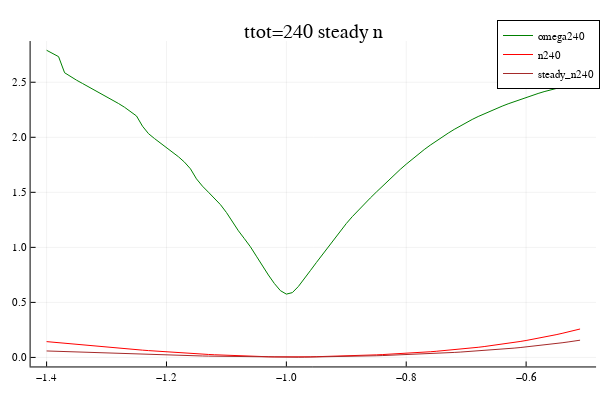

Source (notebook cell):
### Code cell
data_steady240=CSV.read("steady240.csv", DataFrame);
data_240=CSV.read("sweep_detuning_240.csv", DataFrame);
plot(title="ttot=240 steady n")
plot!(data_240.delta,data_240.omega,label= "omega240",color=:green)
plot!(data_240.delta,data_240.n,label= "n240",color=:red)
plot!(data_240.delta,data_steady240.nbose,label= "steady_n240",color=:brown)
# plot!(data_240.delta,data_steady240.pe,label= "steady_e_femi240",color=:black)
